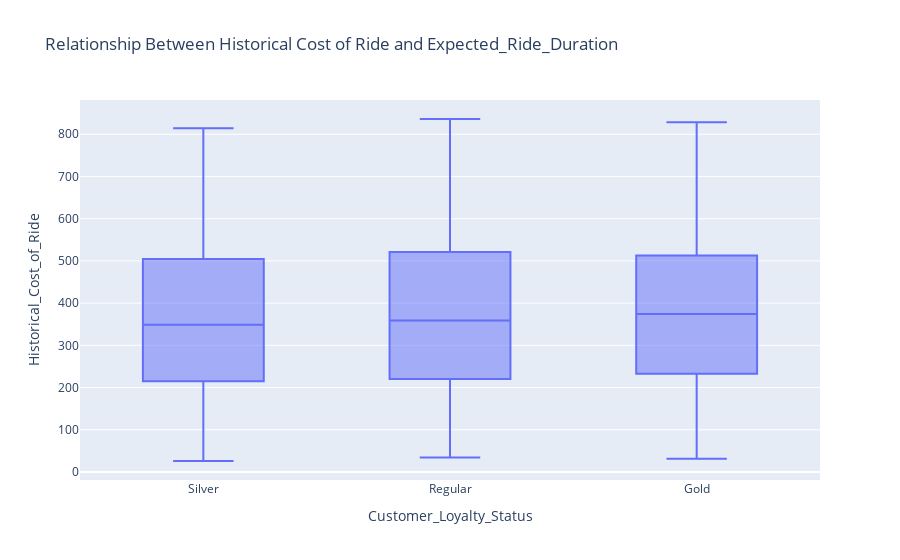

The notebook cell saved with this chart:
### Markdown cell above
Relationship Between Historical Cost of Ride and Customer_Loyalty_Status

### Code cell
figure = plx.box( data, x="Customer_Loyalty_Status",
                     y= "Historical_Cost_of_Ride",
                     title = "Relationship Between Historical Cost of Ride and Expected_Ride_Duration",
                    )
figure.show()

### Figure 1 — Plotly figure (JSON) as saved in the notebook; plotly's stock layout.template omitted (floating-point values rounded to 4 significant figures; data arrays with more than 128 entries replaced by an {"elided": "..."} marker saying what was removed)
{"data": [{"alignmentgroup": "True", "hovertemplate": "Customer_Loyalty_Status=%{x}<br>Historical_Cost_of_Ride=%{y}<extra></extra>", "legendgroup": "", "marker": {"color": "#636efa"}, "name": "", "notched": false, "offsetgroup": "", "orientation": "v", "showlegend": false, "type": "box", "x": {"elided": "1000 str values"}, "x0": " ", "xaxis": "x", "y": {"elided": "1000 float values"}, "y0": " ", "yaxis": "y"}], "layout": {"boxmode": "group", "legend": {"tracegroupgap": 0}, "title": {"text": "Relationship Between Historical Cost of Ride and Expected_Ride_Duration"}, "xaxis": {"anchor": "y", "domain": [0, 1], "title": {"text": "Customer_Loyalty_Status"}}, "yaxis": {"anchor": "x", "domain": [0, 1], "title": {"text": "Historical_Cost_of_Ride"}}}}
